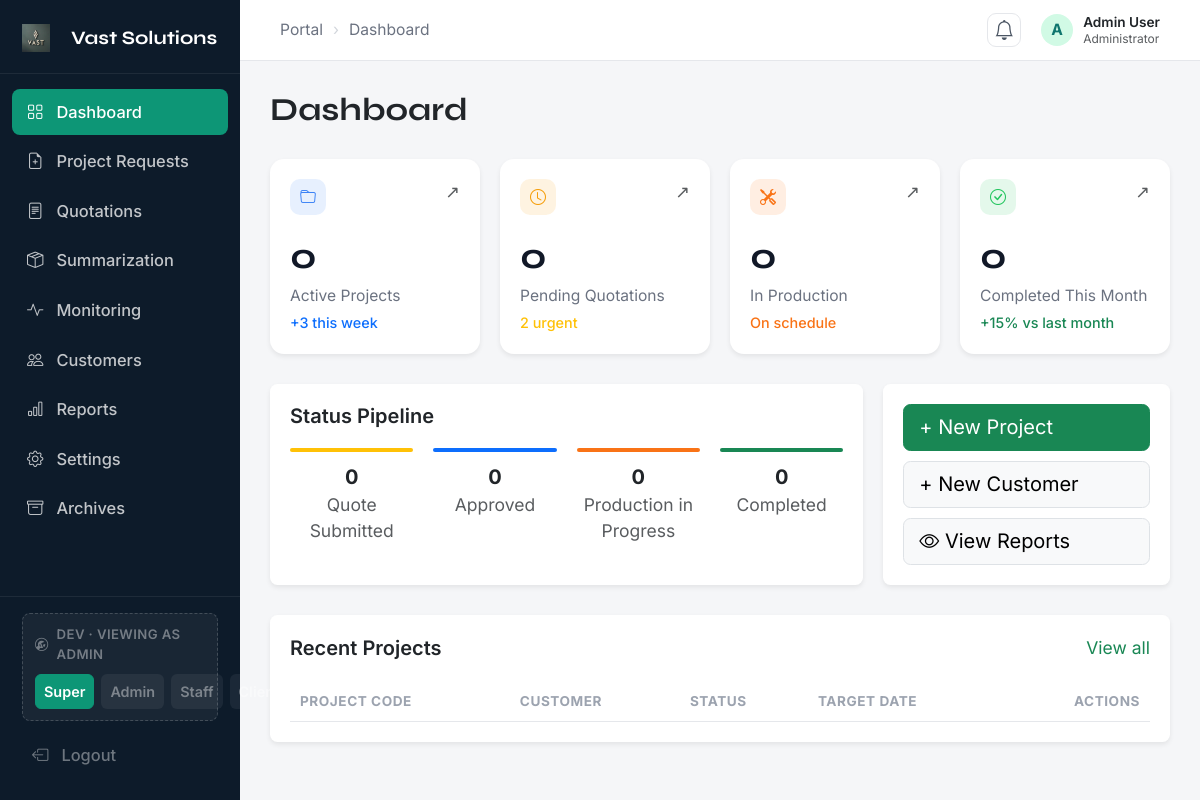
/admin/admin-dashboard.php, run on an earlier commit of the app's database.
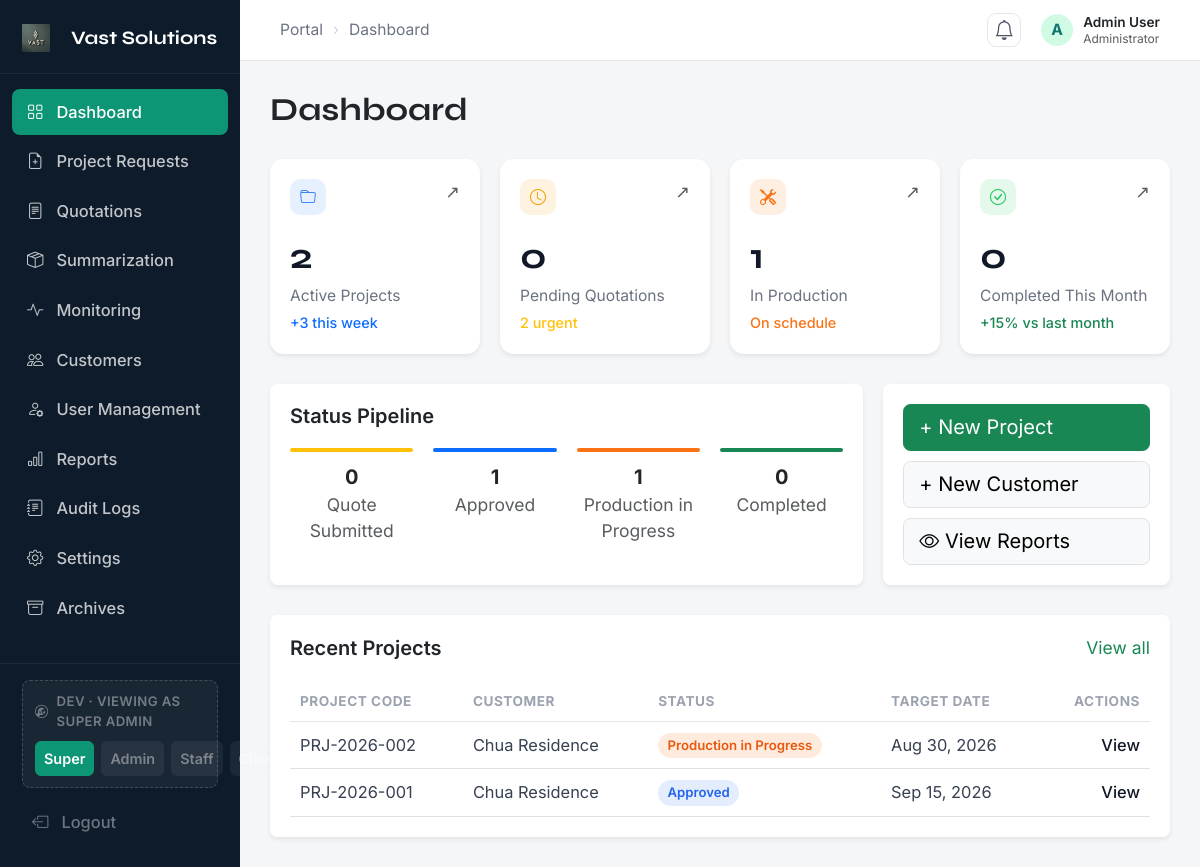
And on a later commit of the database.
### tables this page shows
CREATE TABLE `projects` (
  `id`             INT UNSIGNED NOT NULL AUTO_INCREMENT,
  `project_code`   VARCHAR(30) NOT NULL,                
  `customer_id`    INT UNSIGNED DEFAULT NULL,
  `request_id`     INT UNSIGNED DEFAULT NULL,           
  `project_name`   VARCHAR(150) NOT NULL,
  `category`       VARCHAR(80)  DEFAULT NULL,
  `description`    TEXT DEFAULT NULL,                   
  `installation_address` VARCHAR(255) DEFAULT NULL,
  `status`         ENUM('quote_submitted','approved','production','mockup','delivery',
                        'installation','quality_check','punchlist','final_approval',
                        'completed','on_hold','rejected')
                     NOT NULL DEFAULT 'quote_submitted',
  `progress`       TINYINT UNSIGNED NOT NULL DEFAULT 0,  
  `start_date`     DATE DEFAULT NULL,
  `target_completion` DATE DEFAULT NULL,
  `approver`       VARCHAR(120) DEFAULT NULL,
  `created_at`     DATETIME NOT NULL DEFAULT CURRENT_TIMESTAMP,
  `updated_at`     DATETIME NOT NULL DEFAULT CURRENT_TIMESTAMP ON UPDATE CURRENT_TIMESTAMP,
  PRIMARY KEY (`id`),
  UNIQUE KEY `uq_project_code` (`project_code`),
  KEY `ix_proj_customer` (`customer_id`),
  KEY `ix_proj_status` (`status`),
  CONSTRAINT `fk_proj_customer` FOREIGN KEY (`customer_id`)
    REFERENCES `customers` (`id`) ON DELETE SET NULL,
  CONSTRAINT `fk_proj_request` FOREIGN KEY (`request_id`)
    REFERENCES `project_requests` (`id`) ON DELETE SET NULL
);

CREATE TABLE `customers` (
  `id`             INT UNSIGNED NOT NULL AUTO_INCREMENT,
  `user_id`        INT UNSIGNED DEFAULT NULL,           
  `name`           VARCHAR(150) NOT NULL,               
  `contact_person` VARCHAR(120) DEFAULT NULL,
  `email`          VARCHAR(150) DEFAULT NULL,
  `phone`          VARCHAR(40)  DEFAULT NULL,
  `address`        VARCHAR(255) DEFAULT NULL,
  `industry`       VARCHAR(80)  DEFAULT NULL,           
  `is_archived`    TINYINT(1) NOT NULL DEFAULT 0,
  `archived_at`    DATETIME DEFAULT NULL,
  `archived_by`    INT UNSIGNED DEFAULT NULL,
  `archive_reason` VARCHAR(255) DEFAULT NULL,
  `created_at`     DATETIME NOT NULL DEFAULT CURRENT_TIMESTAMP,
  `updated_at`     DATETIME NOT NULL DEFAULT CURRENT_TIMESTAMP ON UPDATE CURRENT_TIMESTAMP,
  PRIMARY KEY (`id`),
  KEY `ix_customers_name` (`name`),
  KEY `ix_customers_archived` (`is_archived`),
  CONSTRAINT `fk_customers_user` FOREIGN KEY (`user_id`)
    REFERENCES `users` (`id`) ON DELETE SET NULL,
  CONSTRAINT `fk_customers_archived_by` FOREIGN KEY (`archived_by`)
    REFERENCES `users` (`id`) ON DELETE SET NULL
);

### admin/admin-dashboard.php (the view, shortened to what the rows shown need)
<?php
require_once __DIR__ . '/../includes/project_status.php';
$pdo = db();
$recent_projects = [];
foreach ($pdo->query(
    "SELECT p.project_code AS code, c.name AS customer, p.status, p.target_completion
       FROM projects p LEFT JOIN customers c ON c.id = p.customer_id
      ORDER BY p.created_at DESC, p.id DESC LIMIT 6"
) as $r) {
    $recent_projects[] = [
        'code' => $r['code'], 'customer' => $r['customer'] ?? '—', 'status' => $r['status'],
        'target' => $r['target_completion'] ? date('M d, Y', strtotime($r['target_completion'])) : '—',
    ];
}
?>
<!DOCTYPE html>
<html lang="en">
<head>
  <link href="https://cdn.jsdelivr.net/npm/bootstrap@5.3.3/dist/css/bootstrap.min.css" rel="stylesheet">
  <link rel="stylesheet" href="https://cdn.jsdelivr.net/npm/bootstrap-icons@1.11.3/font/bootstrap-icons.min.css">
  <link rel="stylesheet" href="admin.css">
</head>
<body>
  <div class="main">
    <div class="page-content container-fluid py-4 px-4">
      <h1 class="page-title mb-4">Dashboard</h1>
      <div class="card border-0 shadow-sm">
        <div class="card-body">
          <div class="table-responsive">
            <table class="table align-middle mb-0 dashboard-table">
              <thead>
                <tr>
                  <th>PROJECT CODE</th>
                  <th>CUSTOMER</th>
                  <th>STATUS</th>
                  <th>TARGET DATE</th>
                  <th class="text-end">ACTIONS</th>
                </tr>
              </thead>
              <tbody>
                <?php foreach ($recent_projects as $p): ?>
                <tr>
                  <td><?= $p['code'] ?></td>
                  <td><?= htmlspecialchars($p['customer']) ?></td>
                  <td><?= project_status_badge($p['status'], 'badge rounded-pill') ?></td>
                  <td><?= htmlspecialchars($p['target']) ?></td>
                  <td class="text-end">
                    <a href="monitoring.php?project=<?= $p['code'] ?>&open=view" class="table-link">View</a>
                  </td>
                </tr>
                <?php endforeach; ?>
              </tbody>
            </table>
          </div>
        </div>
      </div>
    </div>
  </div>
</body>
</html>

### includes/project_status.php (shortened to what the rows shown need)
<?php
function project_phases(): array {
    return [
        'quote_submitted' => 'Quote Submitted',
        'approved'        => 'Approved',
        'production'      => 'Production in Progress',
        'mockup'          => 'Mockup',
        'delivery'        => 'Delivery',
        'installation'    => 'Installation',
        'quality_check'   => 'Quality Check',
        'punchlist'       => 'Punchlist',
        'final_approval'  => 'Final Approval',
        'completed'       => 'Completed',
    ];
}
function project_off_track(): array {
    return [
        'on_hold'  => 'On Hold',
        'rejected' => 'Rejected',
    ];
}
function project_statuses(): array {
    return project_phases() + project_off_track();
}
function project_status_key(string $status): string {
    $s = strtolower(trim($status));
    if (isset(project_statuses()[$s])) return $s;
    return match ($s) {
        'waiting approval', 'waiting', 'pending', 'pending quote',
        'quote received', 'quote sent'                     => 'quote_submitted',
        'fabrication', 'in fabrication',
        'in progress', 'production in progress'            => 'production',
        'quality check', 'qc'                              => 'quality_check',
        'final approval', 'client sign-off'                => 'final_approval',
        'on hold', 'paused'                                => 'on_hold',
        'approved'                                         => 'approved',
        'completed', 'complete'                            => 'completed',
        'rejected'                                         => 'rejected',
        default                                            => 'quote_submitted',
    };
}
function project_status_label(string $status): string {
    return project_statuses()[project_status_key($status)];
}
function project_status_class(string $status): string {
    return 'status-' . str_replace('_', '-', project_status_key($status));
}
function project_status_badge(string $status, string $baseClass = 'monitor-badge'): string {
    return '<span class="' . $baseClass . ' ' . project_status_class($status) . '">'
         . htmlspecialchars(project_status_label($status)) . '</span>';
}

What changed in the data, as far as the page shows it:
added projects: project_code "PRJ-2026-002", customer.name "Chua Residence", status "Production in Progress", target "Aug 30, 2026"
added projects: project_code "PRJ-2026-001", customer.name "Chua Residence", status "Approved", target "Sep 15, 2026"
Also different on the page:
$_SESSION['role']: "ADMIN" → "SUPER ADMIN"
$totalProjects: "0" → "2"
$inProduction: "0" → "1"
$pipeApproved: "0" → "1"
$pipeProd: "0" → "1"
text now shown: "User Management Audit Logs"
